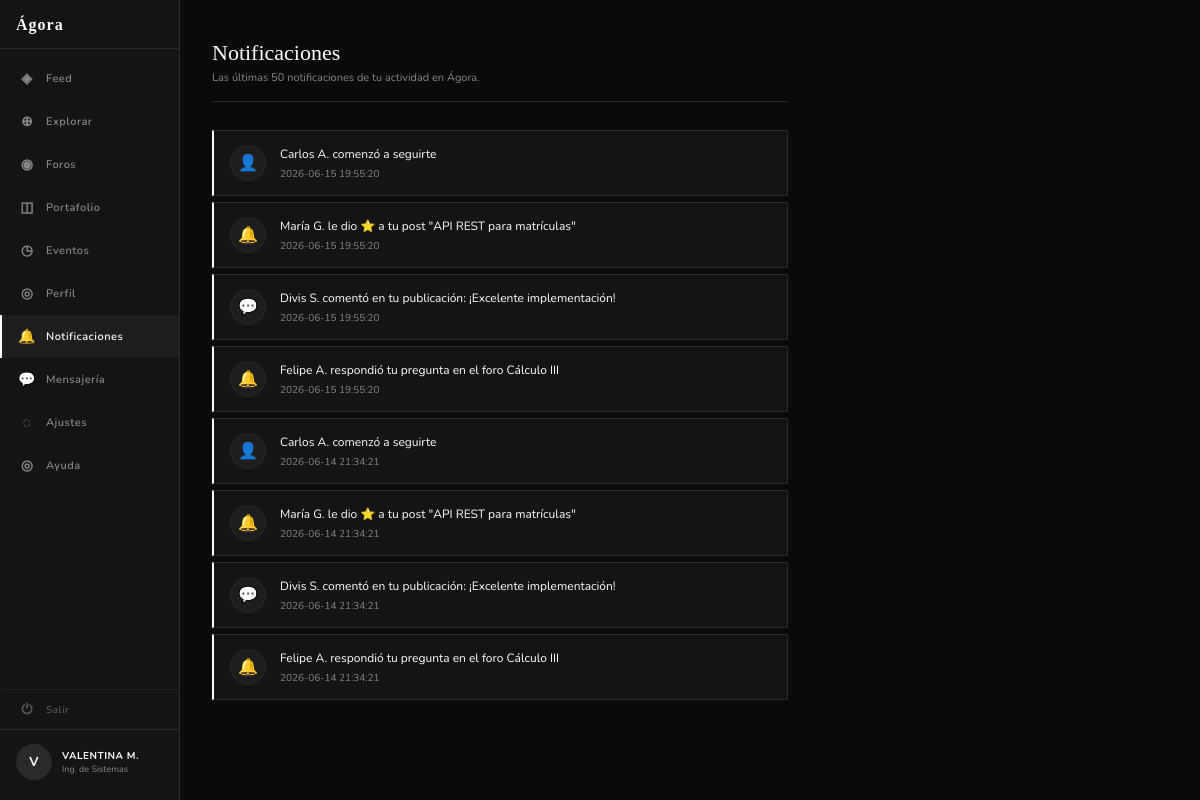
The app's page /notificaciones (signed in) with its own data.
### tables this page shows
CREATE TABLE notificaciones (
    id           INTEGER PRIMARY KEY AUTOINCREMENT,
    usuario_id   INTEGER NOT NULL REFERENCES usuarios(id) ON DELETE CASCADE,
    tipo         TEXT    NOT NULL,
                         -- 'like' | 'comentario' | 'seguidor' | 'mencion'
                         -- 'foro' | 'proyecto' | 'evento' | 'reporte'
    mensaje      TEXT    NOT NULL,
    leida        INTEGER NOT NULL DEFAULT 0,
    url          TEXT,   -- ruta a la que lleva la notificación
    creado_en    DATETIME DEFAULT CURRENT_TIMESTAMP
);

### app.py (the view)
@app.route('/notificaciones')
@login_required
def notificaciones():
    conn = get_db()
    notifs = conn.execute(
        "SELECT * FROM notificaciones WHERE usuario_id = ? ORDER BY creado_en DESC LIMIT 50",
        (session['user_id'],)).fetchall()
    conn.execute("UPDATE notificaciones SET leida = 1 WHERE usuario_id = ?", (session['user_id'],))
    conn.commit()
    conn.close()
    return render_template('social/notificaciones.html', notificaciones=notifs, pagina_activa='notificaciones')

### app.py (called while the page is built)
def get_db():
    conn = sqlite3.connect(DB)
    conn.row_factory = sqlite3.Row
    return conn

def login_required(f):
    from functools import wraps
    @wraps(f)
    def decorated(*args, **kwargs):
        if not session.get('user_id'):
            return redirect(url_for('login'))
        return f(*args, **kwargs)
    return decorated

### templates/social/notificaciones.html (shortened to what this page needs)
{% extends "compartidos/base.html" %}
{% block content %}
<div class="notif-layout">
  {% include 'compartidos/sidebar.html' %}
  <main class="notif-main">
    <div class="notif-header">
      <h1>Notificaciones</h1>
      <p>Las últimas 50 notificaciones de tu actividad en Ágora.</p>
    </div>
    {% set iconos = {'seguidor': '👤', 'reaccion': '👏', 'comentario': '💬', 'respuesta': '↩️', 'mencion': '📢'} %}
    {% if notificaciones %}
      {% for n in notificaciones %}
        <a class="notif-card {{ '' if n.leida else 'no-leida' }}" href="{{ n.url or '#' }}">
          <div class="notif-icono">{{ iconos.get(n.tipo, '🔔') }}</div>
          <div class="notif-contenido">
            <div class="notif-mensaje">{{ n.mensaje }}</div>
            <div class="notif-tiempo">{{ n.creado_en }}</div>
          </div>
        </a>
      {% endfor %}
    {% else %}
      <div class="notif-vacio">
        <span>🔔</span>
        Aún no tienes notificaciones.
      </div>
    {% endif %}
  </main>
</div>
{% endblock %}

### static/css/style.css (style rules this page uses)
:root { --fondo: #0A0A0A; --panel: #141414; --superficie: #1E1E1E; --borde: #2A2A2A; --texto: #FFFFFF; --texto-dim: #888888; --acento: #FFFFFF; --acento-txt: #0A0A0A; --fuente-body: 'Nunito', sans-serif; --fuente-display: Georgia, serif; }
*, *::before, *::after { box-sizing: border-box; margin: 0; padding: 0; }
body { font-family: var(--fuente-body); background: var(--fondo); color: var(--texto); min-height: 100vh; }
a { text-decoration: none; color: inherit; }

### templates/social/notificaciones.html (style rules this page uses)
.notif-layout { display: flex; min-height: 100vh; }
.notif-main { flex: 1; max-width: 640px; padding: 40px 32px; }
.notif-header { margin-bottom: 28px; padding-bottom: 16px; border-bottom: 1px solid var(--borde); }
.notif-header h1 { font-family: var(--fuente-display); font-size: 22px; font-weight: normal; color: var(--texto); }
.notif-header p { font-size: 11px; color: var(--texto-dim); margin-top: 4px; }
.notif-card { display: flex; align-items: flex-start; gap: 14px; padding: 14px 16px; background: var(--panel); border: 1px solid var(--borde); margin-bottom: 6px; text-decoration: none; color: var(--texto); transition: border-color 0.12s; }
.notif-card.no-leida { border-left: 2px solid var(--texto); }
.notif-icono { width: 36px; height: 36px; border-radius: 50%; background: var(--superficie); border: 1px solid var(--borde); display: flex; align-items: center; justify-content: center; font-size: 16px; flex-shrink: 0; }
.notif-contenido { flex: 1; min-width: 0; }
.notif-mensaje { font-size: 12px; color: var(--texto); line-height: 1.5; margin-bottom: 4px; }
.notif-tiempo { font-size: 10px; color: var(--texto-dim); }

### records on screen
notificaciones: get "👤", mensaje "Carlos A. comenzó a seguirte", creado_en "2026-06-15 19:55:20"
notificaciones: get "🔔", mensaje "María G. le dio ⭐ a tu post \"API REST para matrículas\"", creado_en "2026-06-15 19:55:20"
notificaciones: get "💬", mensaje "Divis S. comentó en tu publicación: ¡Excelente implementación!", creado_en "2026-06-15 19:55:20"
notificaciones: get "🔔", mensaje "Felipe A. respondió tu pregunta en el foro Cálculo III", creado_en "2026-06-15 19:55:20"
notificaciones: get "👤", mensaje "Carlos A. comenzó a seguirte", creado_en "2026-06-14 21:34:21"
notificaciones: get "🔔", mensaje "María G. le dio ⭐ a tu post \"API REST para matrículas\"", creado_en "2026-06-14 21:34:21"
notificaciones: get "💬", mensaje "Divis S. comentó en tu publicación: ¡Excelente implementación!", creado_en "2026-06-14 21:34:21"
notificaciones: get "🔔", mensaje "Felipe A. respondió tu pregunta en el foro Cálculo III", creado_en "2026-06-14 21:34:21"

### other values on screen
{{ session.nombre[0].upper() }} "V"
{{ session.nombre.upper() }} "VALENTINA M."
{{ session.carrera }} "Ing. de Sistemas"
